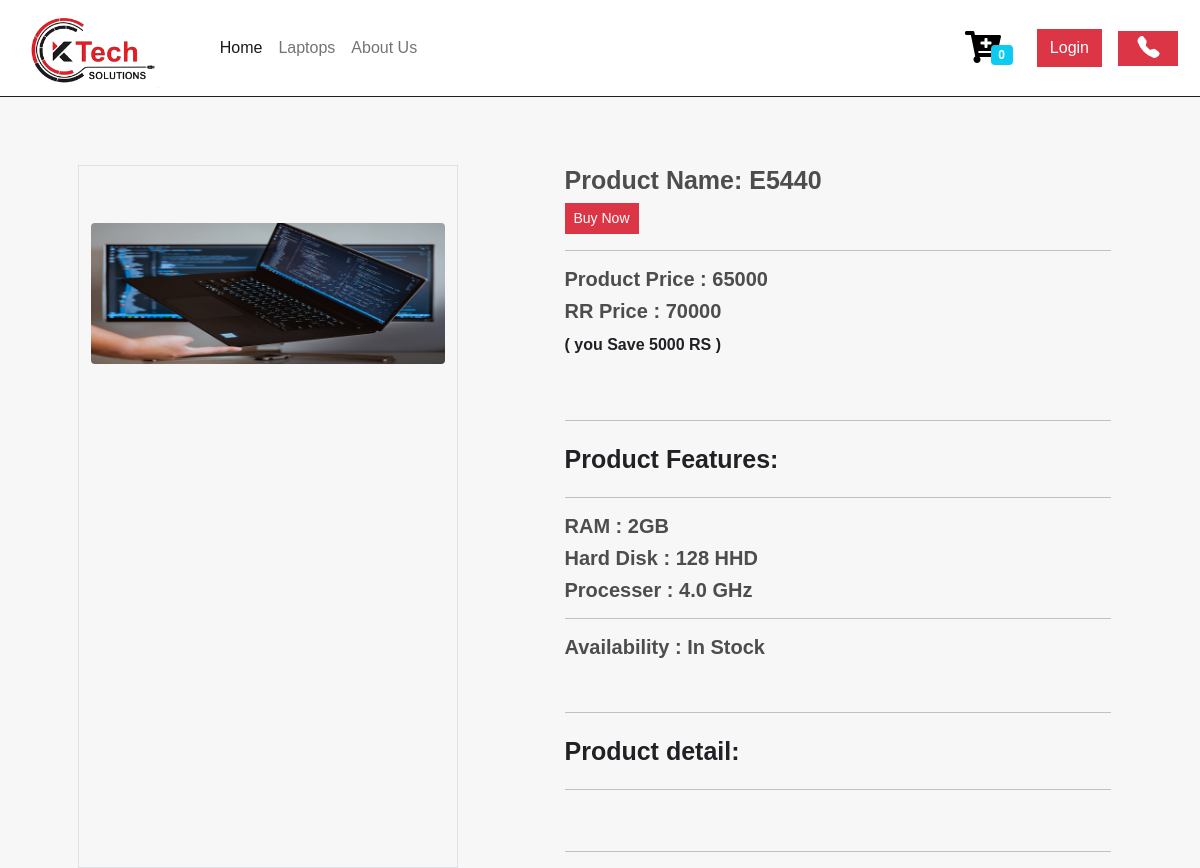
Page /productview/6 on the committed database.
### Mainpage/models/Products.py (models this page shows, shortened)
class Product(models.Model):
    Availability = (
        ('In Stock', 'In Stock'),
        ('Out of Stock', 'Out of Stock'),
    )
    Laptop_name = models.CharField(max_length=75)
    RAM = models.CharField(max_length=20, default="2GB")
    Hard_disk = models.CharField(max_length=30, default="128 HHD")
    Processer = models.FloatField(null=True)
    price = models.IntegerField(default=0)
    RRP = models.IntegerField(default=1)
    Save = models.IntegerField(default=1)
    status = models.CharField(max_length=200, null=True, choices=Availability, default='In Stock')
    Product_Category = models.ForeignKey(Category, on_delete=models.CASCADE, default=1)
    Product_Brand = models.ForeignKey(Brand, on_delete=models.CASCADE, default=1)
    Description = models.TextField(max_length=400, default='', null=True, blank=True)
    img = models.ImageField(upload_to='Products/')

### Mainpage/views.py (the view)
# urls.py: path('productview/<int:id>', productView, name='Product_detail'),
def productView(request, id):
    product = Product.objects.get(id=id)
    data = {'product': product}
    return render(request, 'productview.html', data)

### Mainpage/templates/productview.html
{% extends 'mainHeader.html'%}
{% block content %}
{% load static %}
<div class="container"><br><br>
    <div class="row">
        <div class="col-md-6 col-lg-4  mx-auto text-center border" ><br><br>
            <img class="rounded wd" style="width:100%;" src="/media/{{product.img}}"><br>
        </div>
        <br>
        <div class="col-md-6 col-lg-6 mx-auto" id="detail">
            <h2><b style="font-size:25px;">Product Name: {{product.Laptop_name}}</b></h2>
                <input type="button" class="btn btn-danger btn-sm" style="color: white;text-decoration:none;" value="Buy Now">
            <hr>
            <h3><b style="font-size:20px;"> Product Price : {{product.price}}</b></h3>
            <h3><b style="font-size:20px;"> RR Price :
                <applet>{{product.RRP}}</applet>
            </b></h3>
            <p><b style="font-size:16px;"> ( you Save {{product.Save}} RS ) </b></p>
            <br>
            <hr>
              <p><b style="font-size:25px;"> Product Features:</b></p>
            <hr>
            <h3><b style="font-size:20px;"> RAM : {{product.RAM}}</b></h3>
            <h3><b style="font-size:20px;"> Hard Disk : {{product.Hard_disk}}</b></h3>
            <h3><b style="font-size:20px;"> Processer : {{product.Processer}} GHz</b></h3>
            <hr>
            <h3><b style="font-size:20px;"> Availability : {{product.status}}</b></h3>
            <br>
            <hr>
            <p><b style="font-size:25px;"> Product detail:</b></p>
            <hr>
            <p><b style="font-size:15px;">{{product.Description}}</b></p><br>
            <hr>
        </div>
    </div>
</div>
{% endblock %}

### static/CSS/navbar.css (style rules this page uses)
body { background-color: hsl(0, 0%, 98%); }
h1,h2,h3,h4,h5,h6 { color:hsl(0, 0%, 30%); }
.col-lg-4, .col-lg-6, .col-lg-8, .col-lg-12 { margin-top: 10px; }
.btn { border-radius: 0; }

### Mainpage/templates/mainHeader.html (style rules this page uses)
body { margin: 0; font-size: 1rem; font-weight: 400; line-height: 1.5; color: #202124; text-align: left; background-color: #f7f7f7; font: 400 16px/1.7777777778 Open sans, system-ui, -apple-system, sans-serif }

### rows in the picture
Product: img (picture), Laptop_name "E5440", price "65000", RRP "70000", Save "5000", RAM "2GB", Hard_disk "128 HHD", Processer "4.0", status "In Stock"

### other values in the picture
{{ request.session.cart.keys|length }} "0"
